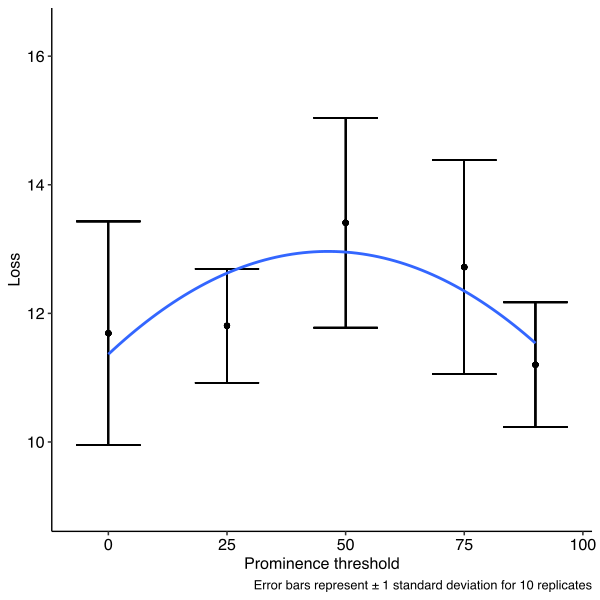

The R source for this figure:
param0<-readRDS("experimental_results/default_euclidean_cashier.rds")
param25<-readRDS("experimental_results/default_euclidean_cashier_25.rds")
param50<-readRDS("experimental_results/default_euclidean_cashier_50.rds")
param75<-readRDS("experimental_results/default_euclidean_cashier_75.rds")
param90<-readRDS("experimental_results/default_euclidean_cashier_90.rds")
params <- list(param0, param25, param50, param75, param90)

losslist<-list()

for(j in 1:length(params)) {
  param=params[[j]]
  lossvector<-c()
  for(i in 1:length(param[[2]])) {
    lossvector <- c(lossvector, param[[2]][[i]][[3]])
  }
  losslist[[j]] <- lossvector
}

get_mean_sd <- function(dataset, treatment, observation, avg_column, sd_column) {
  for (i in unique(dataset[,treatment])) {
    dataset[which(dataset[,treatment]==i),avg_column] <- mean(dataset[which(dataset[,treatment]==i),observation])
    dataset[which(dataset[,treatment]==i),sd_column] <- sd(dataset[which(dataset[,treatment]==i),observation])
  }
  return(dataset)
}

x<-c(rep(0,10),rep(25,10),rep(50,10),rep(75,10),rep(90,10))
y<-c(losslist[[1]],losslist[[2]],losslist[[3]],losslist[[4]],losslist[[5]])

lossdf<-data.frame(prominence=x, loss=y)
lossdf<-get_mean_sd(lossdf, "prominence", "loss", "loss_avg", "sd_avg")

library(ggpubr)

ggplot(lossdf, aes(x=prominence, y=loss)) +
  geom_point(aes(y=loss_avg)) +
  geom_errorbar(aes(ymin=loss_avg-sd_avg, ymax=loss_avg+sd_avg)) +
  geom_smooth(method="lm", formula="y~poly(x, degree=2)", se=F) +
  theme_pubr() +
  labs(x="Prominence threshold", y="Loss", caption="Error bars represent ± 1 standard deviation for 10 replicates")
